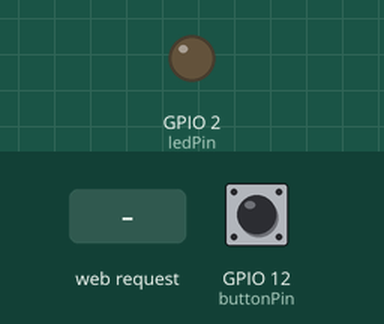
Bench run of a program on a simulated ESP32. Shown: output pins drawn as LEDs (lit = HIGH). The inputs (shaded band) are chosen by the test bench; at power-on: GPIO 12 (buttonPin) HIGH. WiFi joins after 1.5 s; servers stay silent unless stated; what the program prints to the serial monitor is not drawn.

Above: at 2.7 s.
2.8 s: HTTP request GET /on received
At 3.1 s:
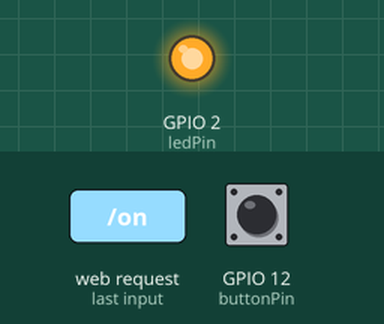
4.3 s: HTTP request GET /off received
At 5.4 s:
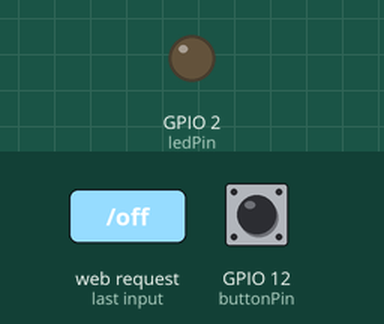
Timing chart, 0 to 7.3 s (numbered marks = the images above; inputs shaded):
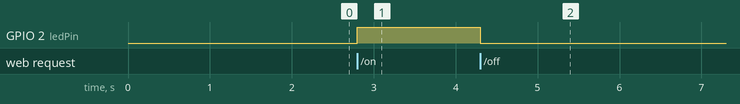

The program:

main.cpp
```cpp
/*
ESP32 based WiFi-connected app-controlled LED lamp, with dual-way push-putton communication.
Monitors the serial output to see what IP the ESP32/webserver is on
Then send a get request to (visit) http://ip-adress/on and http://ip-adress/off to turn led on and off
If a button is pressed on the ESP32 the ESP32 will send "AWAKE" to the client

wakeApp Firmware

Created: 09.09.25
Updated: 10.09.25
Version: 1.0

@author: smokeB0x
*/
#include <Arduino.h>                                 //Load arduino specific libraries
#include <WiFi.h>                                    //Used to connect the ESP32 to a Wi-Fi network (SSID, password, IP info).

const char* internet_ssid = "***";                   //Input the SSID here
const char* internet_pass = "***";                   //Input the password here
const int ledPin = 2;                                //Use ESP32 Pin 2 for the LED
const int buttonPin = 12;                            //Use ESP32 Pin 12 for the button

bool buttonPressed = false;                          //Variable to store button state
bool buttonState = HIGH;
bool lastButtonState = HIGH;

unsigned long lastDebounceTime = 0;                 //Variable to store the last debounce time
unsigned long debounceDelay = 50;                   //The debounce time; increase if the output flickers

void IRAM_ATTR handleButtonPress() {
  buttonPressed = true;                              //Set buttonPressed to true when the button is pressed
}

WiFiServer esp32_server(80);                         //Set webserver port to 80 (HTTP)

String ledState = "OFF";                             //Variable to store the output state

void setup() {
  Serial.begin(115200);

  pinMode(ledPin, OUTPUT);                           //Define the ledPin as output
  digitalWrite(ledPin, LOW);                         //Set the LED to LOW (off)

  pinMode(buttonPin, INPUT_PULLUP);                  //Define the buttonPin as input with pullup resistor

  WiFi.begin(internet_ssid, internet_pass);          //Connect to the WiFi
  while (WiFi.status() != WL_CONNECTED) {            //Wait for the connection to the WiFi
    delay(500);
    Serial.print(".");
  }
  String esp32_IP = WiFi.localIP().toString();       //Get the IP of the ESP32 and save to a variable (so it can be sent/used/etc later)
  Serial.println("The IP-address: ");
  Serial.println(esp32_IP);                          //Print the IP to serial
  esp32_server.begin();                              //Start the server on the ESP32


  Serial.println("Setup complete, starting loop");
}

void loop() {
  bool reading = digitalRead(buttonPin);             //Read the state of the button

  if (reading != lastButtonState) {                  //If the button state has changed due to noise or pressing - reset it
  lastDebounceTime = millis();
  }

  if ((millis() - lastDebounceTime) > debounceDelay) { //If the button state has been stable for longer than the debounce delay, take it as the actual current state
    if (reading != buttonState) {
        buttonState = reading;
       if (buttonState == LOW) {
        buttonPressed = true;                        //If the button is pressed, set buttonPressed to true
      }
    }
  }

  lastButtonState = reading;                         //Save the reading. Next time through the loop, it will be the lastButtonState

  WiFiClient client = esp32_server.available();      // Listen for incoming clients

  if (client) {
    String request = client.readStringUntil('\r');   //Read the first line of the request
    client.flush();

    if (request.indexOf("/on") != -1) {              //Check if the request contains /on
      digitalWrite(ledPin, HIGH);
      ledState = "ON";
    }
    else if (request.indexOf("/off") != -1) {        //Check if the request contains /off
      digitalWrite(ledPin, LOW);
      ledState = "OFF";
    }

    client.println("HTTP/1.1 200 OK");               //Tells the client that the request succeeded
    client.println("Content-Type: text/html");       //Tells the client that the content is HTML
    client.println();                                //Blank line


    if (buttonPressed) {
      client.println("AWAKE");                       //If the button was pressed, send "AWAKE" to the client
      buttonPressed = false;                         //Reset the buttonPressed variable
    } else {
      client.print("LED is ");                       //Send the current state of the LED (the body of the response)
      client.print(ledState);
    }
    client.stop();                                   //Close the connection
  }
}


/*
TODO
- Find a way to set up SSID and password in the app (WiFiManager?).
- Make the actual app for android and make them talk to each other.
- Create the 3d-models for 3d-printing.
*/
```

Measured:
- after the input at 2.8 s, GPIO 2 (ledPin): LOW → HIGH at once
- after the input at 4.3 s, GPIO 2 (ledPin): HIGH → LOW at once
